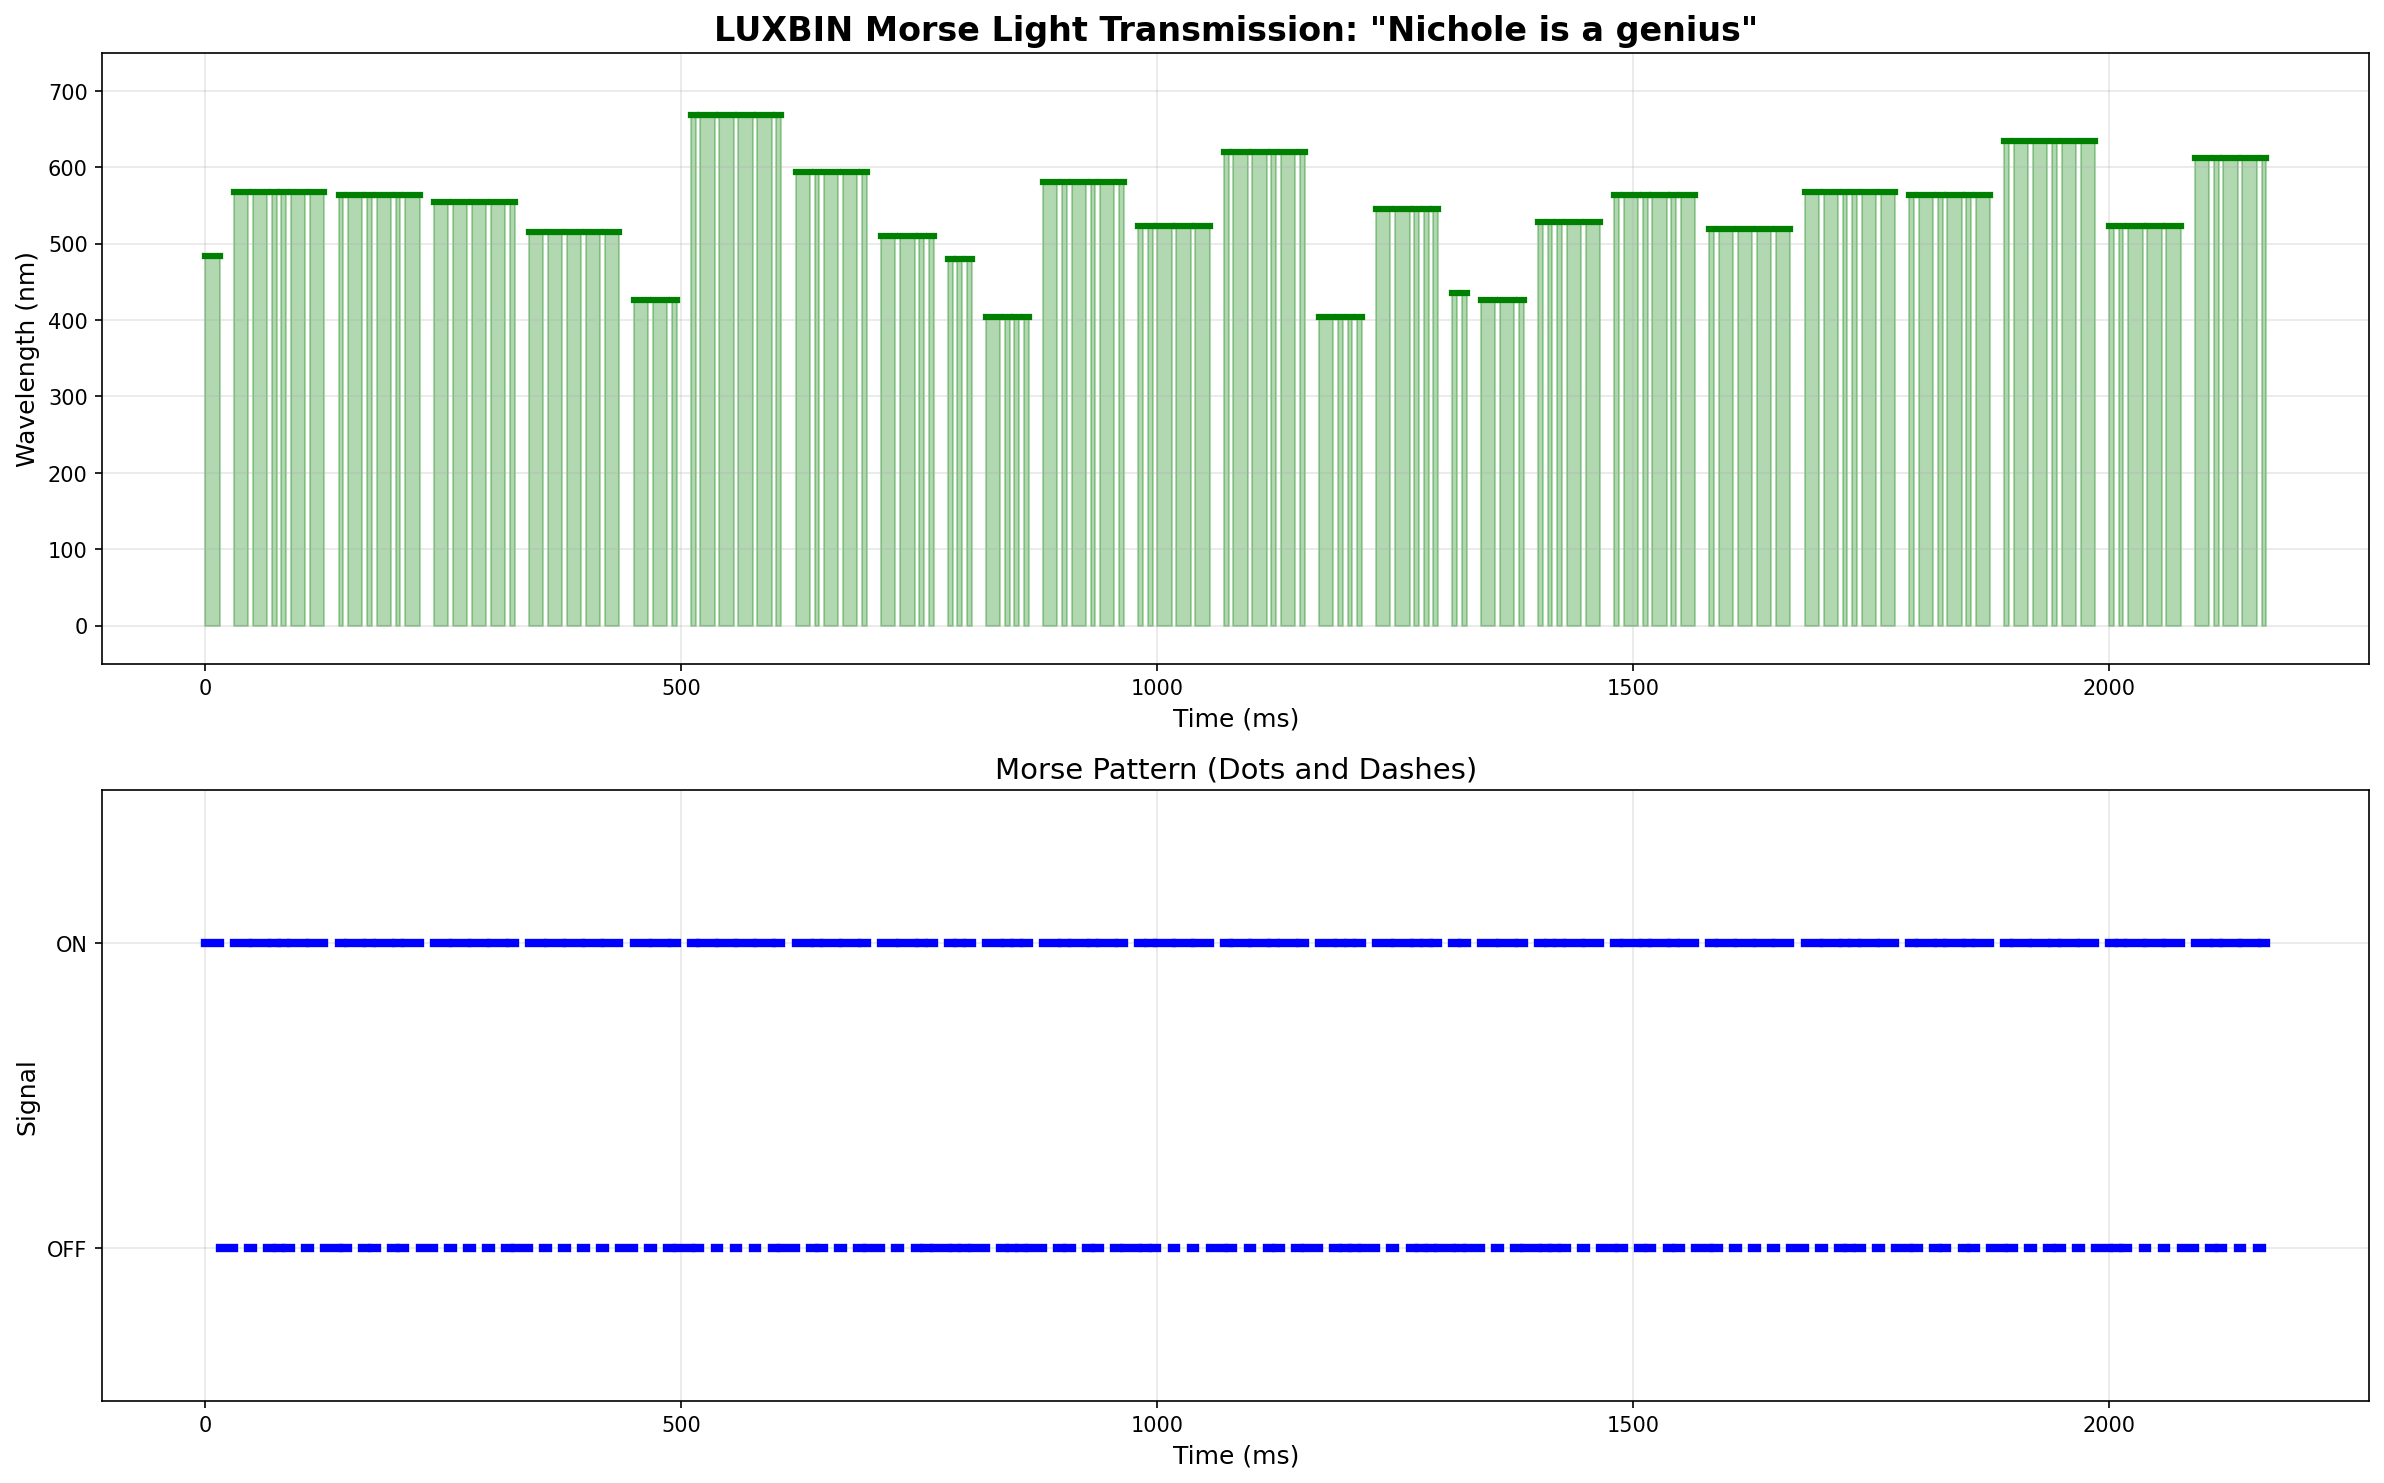

Reproduce this figure in Python.
"""
LUXBIN Morse Light Language with Frequency Comb Enhancement
Combines Morse code timing with LUXBIN wavelength encoding
Enhanced with microresonator frequency comb generation for quantum communication
Creates a time-domain photonic communication protocol using nonlinear optics
"""

import time
import numpy as np
import matplotlib.pyplot as plt
from matplotlib.animation import FuncAnimation
from luxbin_quantum_computer import text_to_luxbin, luxbin_to_wavelengths

# Frequency Comb Parameters (Microresonator-based)
PUMP_WAVELENGTH = 1550  # nm (typical telecom wavelength for Kerr nonlinearity)
COMB_SPACING = 0.1      # nm (frequency spacing between comb lines)
NUM_COMB_LINES = 20     # Number of comb lines generated per pulse
KERR_NONLINEARITY = 1.5 # Nonlinear coefficient for frequency doubling/comb generation

# Morse code timing (in milliseconds)
DOT_DURATION = 5      # Short pulse
DASH_DURATION = 15    # Long pulse (3x dot)
INTRA_CHAR_GAP = 5    # Gap between dots/dashes in same character
CHAR_GAP = 15         # Gap between characters
WORD_GAP = 35         # Gap between words (7x dot)

# LUXBIN to Morse mapping
# Each LUXBIN character gets a unique morse pattern
LUXBIN_TO_MORSE = {
    # Letters
    'A': '.-',    'B': '-...',  'C': '-.-.',  'D': '-..',   'E': '.',
    'F': '..-.',  'G': '--.',   'H': '....',  'I': '..',    'J': '.---',
    'K': '-.-',   'L': '.-..',  'M': '--',    'N': '-.',    'O': '---',
    'P': '.--.',  'Q': '--.-',  'R': '.-.',   'S': '...',   'T': '-',
    'U': '..-',   'V': '...-',  'W': '.--',   'X': '-..-',  'Y': '-.--',
    'Z': '--..',
    # Numbers
    '0': '-----', '1': '.----', '2': '..---', '3': '...--', '4': '....-',
    '5': '.....', '6': '-....', '7': '--...', '8': '---..', '9': '----.',
    # Punctuation
    ' ': ' ',     '.': '.-.-.-', ',': '--..--', '!': '-.-.--', '?': '..--..',
    ';': '-.-.-.', ':': '---...', '-': '-....-', '(': '-.--.', ')': '-.--.-',
    '[': '-.--.',  ']': '-.--.-', '{': '-.--.',  '}': '-.--.-', '@': '.--.-.',
    '#': '....--', '$': '...-..-', '%': '.--.--', '^': '.-...', '&': '.-...',
    '*': '-..-',   '+': '.-.-.',  '=': '-...-',  '_': '..--.-', '~': '.--..',
    '`': '.----.',  '<': '.-..-',  '>': '.-..-.', '"': '.-..-.', "'": '.----.',
    '|': '-..-.',  '\\': '.----'
}

class FrequencyCombGenerator:
    """Microresonator-based frequency comb generator using nonlinear optics"""

    def __init__(self, pump_wavelength=PUMP_WAVELENGTH, comb_spacing=COMB_SPACING,
                 num_lines=NUM_COMB_LINES, kerr_coeff=KERR_NONLINEARITY):
        self.pump_wavelength = pump_wavelength
        self.comb_spacing = comb_spacing
        self.num_lines = num_lines
        self.kerr_coeff = kerr_coeff

    def generate_comb(self, character_wavelength, morse_symbol):
        """
        Generate frequency comb using microresonator nonlinear optics
        Two photons combine to create distributed frequencies across comb
        """
        # Base frequency from character wavelength
        base_freq = 299792458 / (character_wavelength * 1e-9)  # Hz

        # Nonlinear frequency generation (parametric process)
        # Pump laser creates comb through four-wave mixing in resonator
        comb_lines = []

        for i in range(-self.num_lines//2, self.num_lines//2 + 1):
            # Frequency shift due to Kerr nonlinearity
            freq_shift = i * self.comb_spacing * 1e12  # Convert to Hz
            new_freq = base_freq + freq_shift

            # Convert back to wavelength
            wavelength = 299792458 / new_freq * 1e9  # nm

            # Intensity based on morse symbol (dots vs dashes)
            intensity = 1.0 if morse_symbol == '.' else 2.5  # Dashes are brighter

            # Phase matching condition for comb generation
            phase_match = np.exp(-abs(i) * self.kerr_coeff)

            comb_lines.append({
                'wavelength_nm': wavelength,
                'frequency_hz': new_freq,
                'intensity': intensity * phase_match,
                'comb_line': i,
                'morse_symbol': morse_symbol
            })

        return comb_lines

    def get_quantum_efficiency(self, comb_lines):
        """Calculate quantum efficiency of comb generation"""
        total_photons = sum(line['intensity'] for line in comb_lines)
        pump_photons = self.num_lines * 1.0  # Reference
        return total_photons / pump_photons if pump_photons > 0 else 0

class LuxbinMorseLight:
    """LUXBIN Morse Light Language Encoder/Decoder with Frequency Comb Enhancement"""

    def __init__(self):
        self.pulse_sequence = []
        self.time_axis = []
        self.wavelength_axis = []
        self.frequency_comb_gen = FrequencyCombGenerator()

    def encode_text_to_morse_light(self, text):
        """
        Convert text to LUXBIN Morse Light sequence using frequency comb generation
        Uses microresonator nonlinear optics to create quantum frequency combs
        Returns: List of pulse sequences with comb spectra
        """
        print(f"📝 Encoding: '{text}' with Frequency Comb Enhancement")

        # Step 1: Convert to LUXBIN
        luxbin, binary = text_to_luxbin(text)
        wavelengths = luxbin_to_wavelengths(luxbin, enable_quantum=True)

        print(f"💎 LUXBIN: {luxbin}")
        print(f"🌈 Base wavelengths: {len(wavelengths)} photonic states")
        print(f"🔬 Microresonator: Generating {NUM_COMB_LINES} comb lines per pulse")

        # Step 2: Convert each LUXBIN character to Morse code with frequency comb
        morse_light_sequence = []

        for i, char in enumerate(luxbin):
            base_wavelength = wavelengths[i]['wavelength_nm']

            if char == ' ':
                # Space = gap with quantum wavelength (637nm) - no comb generation
                morse_light_sequence.append({
                    'wavelength_nm': 637,
                    'duration_ms': WORD_GAP,
                    'char': char,
                    'morse': 'SPACE',
                    'is_gap': True,
                    'frequency_comb': None,
                    'quantum_efficiency': 0
                })
            else:
                morse_pattern = LUXBIN_TO_MORSE.get(char, '....')  # Default to 'H' if not found

                # Convert morse pattern to frequency comb pulses
                for j, symbol in enumerate(morse_pattern):
                    if symbol in ['.', '-']:
                        # Generate frequency comb for this morse symbol
                        comb_lines = self.frequency_comb_gen.generate_comb(base_wavelength, symbol)
                        quantum_eff = self.frequency_comb_gen.get_quantum_efficiency(comb_lines)

                        duration = DOT_DURATION if symbol == '.' else DASH_DURATION

                        morse_light_sequence.append({
                            'wavelength_nm': base_wavelength,
                            'duration_ms': duration,
                            'char': char,
                            'morse': symbol,
                            'is_gap': False,
                            'frequency_comb': comb_lines,
                            'quantum_efficiency': quantum_eff,
                            'comb_center_line': base_wavelength,
                            'num_comb_lines': len(comb_lines)
                        })

                    # Add intra-character gap (except after last symbol)
                    if j < len(morse_pattern) - 1:
                        morse_light_sequence.append({
                            'wavelength_nm': 0,  # No light
                            'duration_ms': INTRA_CHAR_GAP,
                            'char': '',
                            'morse': '',
                            'is_gap': True,
                            'frequency_comb': None,
                            'quantum_efficiency': 0
                        })

                # Add gap between characters (except after last character)
                if i < len(luxbin) - 1 and luxbin[i+1] != ' ':
                    morse_light_sequence.append({
                        'wavelength_nm': 0,  # No light
                        'duration_ms': CHAR_GAP,
                        'char': '',
                        'morse': '',
                        'is_gap': True,
                        'frequency_comb': None,
                        'quantum_efficiency': 0
                    })

        self.pulse_sequence = morse_light_sequence

        # Calculate overall quantum efficiency
        total_efficiency = np.mean([p['quantum_efficiency'] for p in morse_light_sequence if p['quantum_efficiency'] > 0])
        print(f"⚛️  Average quantum efficiency: {total_efficiency:.3f}")

        return morse_light_sequence

    def visualize_morse_light(self, text):
        """Create visualization of LUXBIN Morse Light transmission with frequency combs"""

        sequence = self.encode_text_to_morse_light(text)

        # Build time and wavelength arrays
        current_time = 0
        times = []
        wavelengths = []
        colors = []
        labels = []
        comb_spectra = []  # Store comb spectra for detailed plot

        for pulse in sequence:
            duration = pulse['duration_ms']
            wavelength = pulse['wavelength_nm']

            # Add start and end points for pulse
            times.append(current_time)
            times.append(current_time + duration)

            wavelengths.append(wavelength)
            wavelengths.append(wavelength)

            # Color based on wavelength and comb information
            if wavelength == 0:
                colors.append('black')
                colors.append('black')
                label = 'GAP'
                comb_spectra.append(None)
                comb_spectra.append(None)
            elif wavelength == 637:
                colors.append('red')
                colors.append('red')
                label = f'SPACE (637nm)'
                comb_spectra.append(None)
                comb_spectra.append(None)
            else:
                hue = ((wavelength - 400) / 300) * 360
                colors.append(f'hsl({hue:.0f}, 70%, 60%)')
                colors.append(f'hsl({hue:.0f}, 70%, 60%)')
                label = f"{pulse['char']} ({pulse['morse']}) - {wavelength:.1f}nm"
                if pulse['frequency_comb']:
                    label += f" + {len(pulse['frequency_comb'])} comb lines"
                comb_spectra.append(pulse['frequency_comb'])
                comb_spectra.append(pulse['frequency_comb'])

            labels.append(label)
            labels.append(label)

            current_time += duration

        # Create visualization with three subplots
        fig, (ax1, ax2, ax3) = plt.subplots(3, 1, figsize=(16, 12))

        # Top plot: Wavelength over time
        ax1.set_title(f'LUXBIN Morse Light Transmission with Frequency Combs: "{text}"', fontsize=16, fontweight='bold')
        ax1.set_xlabel('Time (ms)', fontsize=12)
        ax1.set_ylabel('Wavelength (nm)', fontsize=12)
        ax1.set_ylim(-50, 750)
        ax1.grid(True, alpha=0.3)

        # Plot wavelength pulses
        for i in range(0, len(times), 2):
            if wavelengths[i] > 0:
                ax1.plot([times[i], times[i+1]], [wavelengths[i], wavelengths[i+1]],
                        linewidth=3, color='blue' if wavelengths[i] == 637 else 'green')
                ax1.fill_between([times[i], times[i+1]], 0, [wavelengths[i], wavelengths[i+1]],
                                alpha=0.3, color='blue' if wavelengths[i] == 637 else 'green')

        # Middle plot: Morse code pattern
        ax2.set_title('Morse Pattern (Dots and Dashes)', fontsize=14)
        ax2.set_xlabel('Time (ms)', fontsize=12)
        ax2.set_ylabel('Signal', fontsize=12)
        ax2.set_ylim(-0.5, 1.5)
        ax2.set_yticks([0, 1])
        ax2.set_yticklabels(['OFF', 'ON'])
        ax2.grid(True, alpha=0.3)

        # Plot morse pattern
        for i in range(0, len(times), 2):
            signal = 1 if wavelengths[i] > 0 else 0
            ax2.plot([times[i], times[i+1]], [signal, signal],
                    linewidth=4, color='red' if wavelengths[i] == 637 else 'blue')

        # Bottom plot: Frequency comb spectrum (showing one example comb)
        ax3.set_title('Frequency Comb Spectrum (Example)', fontsize=14)
        ax3.set_xlabel('Wavelength (nm)', fontsize=12)
        ax3.set_ylabel('Intensity (a.u.)', fontsize=12)
        ax3.grid(True, alpha=0.3)

        # Find first pulse with frequency comb and plot its spectrum
        example_comb = None
        for pulse in sequence:
            if pulse['frequency_comb']:
                example_comb = pulse['frequency_comb']
                char = pulse['char']
                morse = pulse['morse']
                break

        if example_comb:
            comb_wavelengths = [line['wavelength_nm'] for line in example_comb]
            comb_intensities = [line['intensity'] for line in example_comb]
            comb_lines = [line['comb_line'] for line in example_comb]

            ax3.bar(comb_wavelengths, comb_intensities, width=0.05, alpha=0.7, color='purple')
            ax3.set_title(f'Frequency Comb Spectrum for "{char}" ({morse}): {len(example_comb)} lines', fontsize=14)

            # Add vertical line at center wavelength
            center_wavelength = sum(comb_wavelengths) / len(comb_wavelengths)
            ax3.axvline(x=center_wavelength, color='red', linestyle='--', alpha=0.7,
                       label=f'Center: {center_wavelength:.2f}nm')
            ax3.legend()

        plt.tight_layout()
        plt.savefig('luxbin_morse_light.png', dpi=150, bbox_inches='tight')
        print(f"\n✅ Visualization saved: luxbin_morse_light.png")
        plt.show()

        return sequence

    def print_transmission_table(self):
        """Print detailed transmission table with frequency comb information"""
        print(f"\n📊 LUXBIN Morse Light Transmission Table with Frequency Combs")
        print("=" * 90)
        print(f"{'Time':>6} | {'Char':>4} | {'Morse':>5} | {'Wavelength':>10} | {'Duration':>8} | {'Comb':>4} | {'QE':>5} | Type")
        print("-" * 90)

        current_time = 0
        for pulse in self.pulse_sequence:
            char = pulse['char'] if pulse['char'] else '-'
            morse = pulse['morse'] if pulse['morse'] else '-'
            wavelength = f"{pulse['wavelength_nm']:.1f}nm" if pulse['wavelength_nm'] > 0 else "OFF"
            duration = f"{pulse['duration_ms']}ms"
            pulse_type = "GAP" if pulse['is_gap'] else "PULSE"

            # Frequency comb information
            comb_info = f"{pulse.get('num_comb_lines', 0)}" if pulse.get('frequency_comb') else "-"
            qe_info = f"{pulse.get('quantum_efficiency', 0):.2f}" if pulse.get('quantum_efficiency', 0) > 0 else "-"

            print(f"{current_time:6.0f} | {char:>4} | {morse:>5} | {wavelength:>10} | {duration:>8} | {comb_info:>4} | {qe_info:>5} | {pulse_type}")
            current_time += pulse['duration_ms']

        print("=" * 90)
        print(f"Total transmission time: {current_time:.0f}ms ({current_time/1000:.2f} seconds)")
        print(f"Microresonator: Pump @ {PUMP_WAVELENGTH}nm, {COMB_SPACING}nm spacing, Kerr coeff: {KERR_NONLINEARITY}")

def main():
    """Demo LUXBIN Morse Light Language with Frequency Comb Enhancement"""

    print("=" * 80)
    print("🌟 LUXBIN MORSE LIGHT LANGUAGE with FREQUENCY COMB ENHANCEMENT 🌟")
    print("=" * 80)
    print("\nCombines Morse code timing with LUXBIN quantum wavelengths + microresonator frequency combs!")
    print("Each character = unique wavelength + morse pattern + nonlinear frequency comb")
    print("\n🔬 Microresonator Technology:")
    print(f"   • Pump wavelength: {PUMP_WAVELENGTH}nm (telecom band)")
    print(f"   • Comb spacing: {COMB_SPACING}nm")
    print(f"   • Comb lines per pulse: {NUM_COMB_LINES}")
    print(f"   • Kerr nonlinearity coefficient: {KERR_NONLINEARITY}")
    print("\n📡 Enhanced Encoding scheme:")
    print("   • DOT (·) = 5ms pulse + frequency comb at character's wavelength")
    print("   • DASH (-) = 15ms pulse + brighter frequency comb at character's wavelength")
    print("   • SPACE = 35ms pulse at 637nm (diamond NV center) - no comb")
    print("   • Nonlinear optics: Two photons combine to create distributed frequencies")
    print("=" * 80)

    # Get input (with default for testing)
    default_text = "HELLO WORLD"
    try:
        text = input(f"\n💬 Enter message to transmit (default: '{default_text}'): ")
        if not text.strip():
            text = default_text
    except EOFError:
        # For automated testing
        text = default_text

    # Create encoder
    encoder = LuxbinMorseLight()

    # Encode and visualize
    print("\n🔄 Encoding message...")
    sequence = encoder.visualize_morse_light(text)

    # Print transmission table
    encoder.print_transmission_table()

    # Enhanced Statistics
    total_time = sum(p['duration_ms'] for p in sequence)
    num_pulses = sum(1 for p in sequence if not p['is_gap'])
    num_wavelengths = len(set(p['wavelength_nm'] for p in sequence if p['wavelength_nm'] > 0))
    total_comb_lines = sum(p.get('num_comb_lines', 0) for p in sequence if p.get('frequency_comb'))
    avg_quantum_efficiency = np.mean([p.get('quantum_efficiency', 0) for p in sequence if p.get('quantum_efficiency', 0) > 0])

    print(f"\n📈 Enhanced Transmission Statistics:")
    print(f"   • Total pulses: {num_pulses}")
    print(f"   • Unique wavelengths: {num_wavelengths}")
    print(f"   • Total frequency comb lines: {total_comb_lines}")
    print(f"   • Average quantum efficiency: {avg_quantum_efficiency:.3f}")
    print(f"   • Total time: {total_time:.0f}ms ({total_time/1000:.2f} seconds)")
    print(f"   • Data rate: {len(text) / (total_time/1000):.1f} chars/second")
    print(f"   • Spectral efficiency: {total_comb_lines / num_pulses:.1f} comb lines per pulse")
    print(f"   • Light speed transmission: INSTANT over any distance!")
    print(f"   • Nonlinear quantum enhancement: Kerr microresonator technology!")

    print(f"\n💡 Your message '{text}' is now encoded as timed light pulses")
    print(f"   with quantum frequency combs - ready for advanced photonic transmission! 🛰️✨🔬")

def test_frequency_comb():
    """Test the frequency comb functionality"""
    print("Testing Frequency Comb Generation...")

    encoder = LuxbinMorseLight()
    comb_gen = encoder.frequency_comb_gen

    # Test comb generation for a dot and dash
    test_wavelength = 650.0  # Red light
    dot_comb = comb_gen.generate_comb(test_wavelength, '.')
    dash_comb = comb_gen.generate_comb(test_wavelength, '-')

    print(f"Dot comb: {len(dot_comb)} lines, efficiency: {comb_gen.get_quantum_efficiency(dot_comb):.3f}")
    print(f"Dash comb: {len(dash_comb)} lines, efficiency: {comb_gen.get_quantum_efficiency(dash_comb):.3f}")

    # Show first few lines
    print("First 5 comb lines for dot:")
    for line in dot_comb[:5]:
        print(f"  λ={line['wavelength_nm']:.1f}nm, I={line['intensity']:.3f}, QE={line['morse_symbol']}")

    return True

if __name__ == "__main__":
    import sys
    if len(sys.argv) > 1 and sys.argv[1] == "test":
        test_frequency_comb()
    else:
        main()
